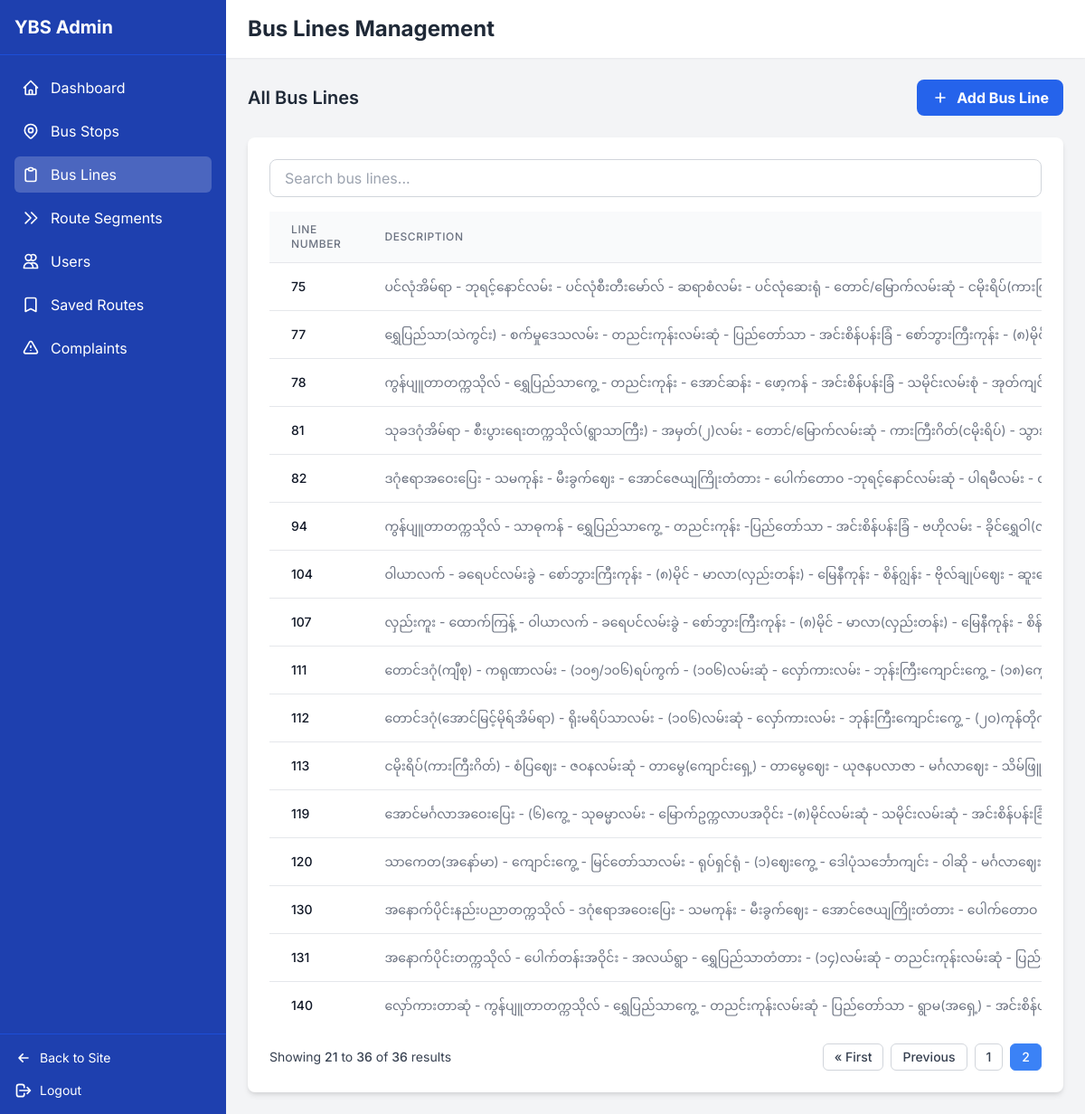
Screenshot of /admin-dashboard/bus-lines/?page=2 (signed in) with the database file from the repository.
### bus_routes/models.py (models this page shows, shortened)
class BusLine(models.Model):
    line_number = models.IntegerField(unique=True, verbose_name="Bus Line Number")
    description = models.TextField(blank=True, verbose_name="Description")
    class Meta:
        verbose_name = "Bus Line"
        verbose_name_plural = "Bus Lines"

### bus_routes/views.py (the view)
# urls.py: path('admin-dashboard/bus-lines/', views.admin_bus_lines, name='admin_bus_lines'),
@user_passes_test(is_admin)
def admin_bus_lines(request):
    bus_lines_list = BusLine.objects.all().order_by('line_number')
    paginator = Paginator(bus_lines_list, 20)
    page_number = request.GET.get('page')
    page_obj = paginator.get_page(page_number)
    return render(request, 'admin_bus_lines.html', {
        'active_tab': 'bus_lines',
        'bus_lines': page_obj,
        'page_obj': page_obj,
        'paginator': paginator
    })

### bus_routes/views.py (called while the page is built)
def is_admin(user):
    return user.is_authenticated and user.is_staff

### templates/admin_bus_lines.html (shortened to what this page needs)
{% extends "admin_dashboard.html" %}
{% block header_title %}Bus Lines Management{% endblock %}
{% block content %}
<div class="mb-6 flex justify-between items-center">
    <h2 class="text-xl font-semibold text-gray-800">All Bus Lines</h2>
    <a href="{% url 'admin_bus_line_add' %}" class="bg-blue-600 hover:bg-blue-700 text-white font-bold py-2 px-4 rounded-lg flex items-center">
        <svg xmlns="http://www.w3.org/2000/svg" class="h-5 w-5 mr-2" fill="none" viewBox="0 0 24 24" stroke="currentColor">
            <path stroke-linecap="round" stroke-linejoin="round" stroke-width="2" d="M12 6v6m0 0v6m0-6h6m-6 0H6" />
        </svg>
        Add Bus Line
    </a>
</div>
<div class="card bg-white overflow-hidden">
    <div class="p-6">
        <div class="mb-4">
            <input type="text" id="searchInput" placeholder="Search bus lines..." class="w-full px-4 py-2 border border-gray-300 rounded-lg focus:outline-none focus:ring-2 focus:ring-blue-500">
        </div>
        <div class="overflow-x-auto">
            <table class="min-w-full divide-y divide-gray-200">
                <thead class="bg-gray-50">
                    <tr>
                        <th scope="col" class="px-6 py-3 text-left text-xs font-medium text-gray-500 uppercase tracking-wider">Line Number</th>
                        <th scope="col" class="px-6 py-3 text-left text-xs font-medium text-gray-500 uppercase tracking-wider">Description</th>
                    </tr>
                </thead>
                <tbody class="bg-white divide-y divide-gray-200">
                    {% for line in bus_lines %}
                    <tr>
                        <td class="px-6 py-4 whitespace-nowrap text-sm font-medium text-gray-900">{{ line.line_number }}</td>
                        <td class="px-6 py-4 whitespace-nowrap text-sm text-gray-500">{{ line.description|default:"-" }}</td>
                    </tr>
                    {% empty %}
                    <tr>
                        <td colspan="3" class="px-6 py-4 whitespace-nowrap text-sm text-gray-500 text-center">No bus lines found.</td>
                    </tr>
                    {% endfor %}
                </tbody>
            </table>
        </div>
        <div class="mt-4 flex justify-between items-center">
            <div>
                <p class="text-sm text-gray-700">
                    Showing <span class="font-medium">{{ page_obj.start_index }}</span> to <span class="font-medium">{{ page_obj.end_index }}</span> of <span class="font-medium">{{ paginator.count }}</span> results
                </p>
            </div>
            <div class="flex space-x-2">
                {% if page_obj.has_previous %}
                    <a href="?page=1" class="px-3 py-1 border border-gray-300 rounded-md text-sm font-medium text-gray-700 hover:bg-gray-50">&laquo; First</a>
                    <a href="?page={{ page_obj.previous_page_number }}" class="px-3 py-1 border border-gray-300 rounded-md text-sm font-medium text-gray-700 hover:bg-gray-50">Previous</a>
                {% endif %}
                {% for num in paginator.page_range %}
                    {% if page_obj.number == num %}
                        <span class="px-3 py-1 border border-blue-500 bg-blue-500 text-white rounded-md text-sm font-medium">{{ num }}</span>
                    {% elif num > page_obj.number|add:'-3' and num < page_obj.number|add:'3' %}
                        <a href="?page={{ num }}" class="px-3 py-1 border border-gray-300 rounded-md text-sm font-medium text-gray-700 hover:bg-gray-50">{{ num }}</a>
                    {% endif %}
                {% endfor %}
            </div>
        </div>
    </div>
</div>
{% endblock %}

### templates/admin_dashboard.html (style rules this page uses)
body { font-family: 'Inter', sans-serif; background-color: #f3f4f6; }
.card { transition: all 0.3s ease; border-radius: 0.5rem; overflow: hidden; box-shadow: 0 4px 6px -1px rgba(0, 0, 0, 0.1), 0 2px 4px -1px rgba(0, 0, 0, 0.06); }

### rows the page displays
BusLine: line_number "75", description "ပင်လုံအိမ်ရာ - ဘုရင့်နောင်လမ်း - ပင်လုံစီးတီးမော်လ် - ဆရာစံလမ်း - ပင်လုံဆေးရုံ - တောင်/မြောက်လမ်းဆုံ -…"
BusLine: line_number "77", description "ရွှေပြည်သာ(သဲကွင်း) - စက်မှုဒေသလမ်း - တညင်းကုန်းလမ်းဆုံ - ပြည်တော်သာ - အင်းစိန်ပန်းခြံ - စော်ဘွားကြီးကုန်း -…"
BusLine: line_number "78", description "ကွန်ပျူတာတက္ကသိုလ် - ရွှေပြည်သာကွေ့ - တညင်းကုန်း - အောင်ဆန်း - ဖော့ကန် - အင်းစိန်ပန်းခြံ - သမိုင်းလမ်းစုံ -…"
BusLine: line_number "81", description "သုခဒဂုံအိမ်ရာ - စီးပွားရေးတက္ကသိုလ်(ရွာသာကြီး) - အမှတ်(၂)လမ်း - တောင်/မြောက်လမ်းဆုံ - ကားကြီးဂိတ်(ငမိုးရိပ်) -…"
BusLine: line_number "82", description "ဒဂုံဧရာအဝေးပြေး - သမကုန်း - မီးခွက်ဈေး - အောင်ဇေယျကြိုးတံတား - ပေါက်တောဝ -ဘုရင့်နောင်လမ်းဆုံ - ပါရမီလမ်း -…"
BusLine: line_number "94", description "ကွန်ပျူတာတက္ကသိုလ် - သာဓုကန် - ရွှေပြည်သာကွေ့ - တညင်းကုန်း -ပြည်တော်သာ - အင်းစိန်ပန်းခြံ - ဗဟိုလမ်း -…"
BusLine: line_number "104", description "ဝါယာလက် - ခရေပင်လမ်းခွဲ - စော်ဘွားကြီးကုန်း - (၈)မိုင် - မာလာ(လှည်းတန်း) - မြေနီကုန်း - စိန်ဂျွန်း - ဗိုလ်ချုပ်ဈေး -…"
BusLine: line_number "107", description "လှည်းကူး - ထောက်ကြန့် - ဝါယာလက် - ခရေပင်လမ်းခွဲ - စော်ဘွားကြီးကုန်း - (၈)မိုင် - မာလာ(လှည်းတန်း) - မြေနီကုန်း -…"
BusLine: line_number "111", description "တောင်ဒဂုံ(ကျီစု) - ကရုဏာလမ်း - (၁၀၅/၁၀၆)ရပ်ကွက် - (၁၀၆)လမ်းဆုံ - လှော်ကားလမ်း - ဘုန်းကြီးကျောင်းကွေ့ -…"
BusLine: line_number "112", description "တောင်ဒဂုံ(အောင်မြင့်မိုရ်အိမ်ရာ) - ရိုးမရိပ်သာလမ်း - (၁၀၆)လမ်းဆုံ - လှော်ကားလမ်း - ဘုန်းကြီးကျောင်းကွေ့ -…"
BusLine: line_number "113", description "ငမိုးရိပ်(ကားကြီးဂိတ်) - စံပြဈေး - ဇဝနလမ်းဆုံ - တာမွေ(ကျောင်းရှေ့) - တာမွေဈေး - ယုဇနပလာဇာ - မင်္ဂလာဈေး -…"
BusLine: line_number "119", description "အောင်မင်္ဂလာအဝေးပြေး - (၆)ကွေ့ - သုဓမ္မာလမ်း - မြောက်ဥက္ကလာပအဝိုင်း -(၈)မိုင်လမ်းဆုံ - သမိုင်းလမ်းဆုံ -…"
BusLine: line_number "120", description "သာကေတ(အနော်မာ) - ကျောင်းကွေ့ - မြင်တော်သာလမ်း - ရုပ်ရှင်ရုံ - (၁)ဈေးကွေ့ - ဒေါပုံသင်္ဘောကျင်း - ဝါဆို - မင်္ဂလာဈေး…"
BusLine: line_number "130", description "အနောက်ပိုင်းနည်းပညာတက္ကသိုလ် - ဒဂုံဧရာအဝေးပြေး - သမကုန်း - မီးခွက်ဈေး - အောင်ဇေယျကြိုးတံတား - ပေါက်တောဝ…"
BusLine: line_number "131", description "အနောက်ပိုင်းတက္ကသိုလ် - ပေါက်တန်းအဝိုင်း - အလယ်ရွာ - ရွှေပြည်သာတံတား - (၁၄)လမ်းဆုံ - တညင်းကုန်းလမ်းဆုံ -…"
BusLine: line_number "140", description "လှော်ကားတာဆုံ - ကွန်ပျူတာတက္ကသိုလ် - ရွှေပြည်သာကွေ့ - တညင်းကုန်းလမ်းဆုံ - ပြည်တော်သာ - ရွာမ(အရှေ့) -…"

### other values shown
{{ page_obj.start_index }} "21"
{{ page_obj.end_index }} "36"
{{ paginator.count }} "36"
{{ num }} "1"
{{ num }} "2"
